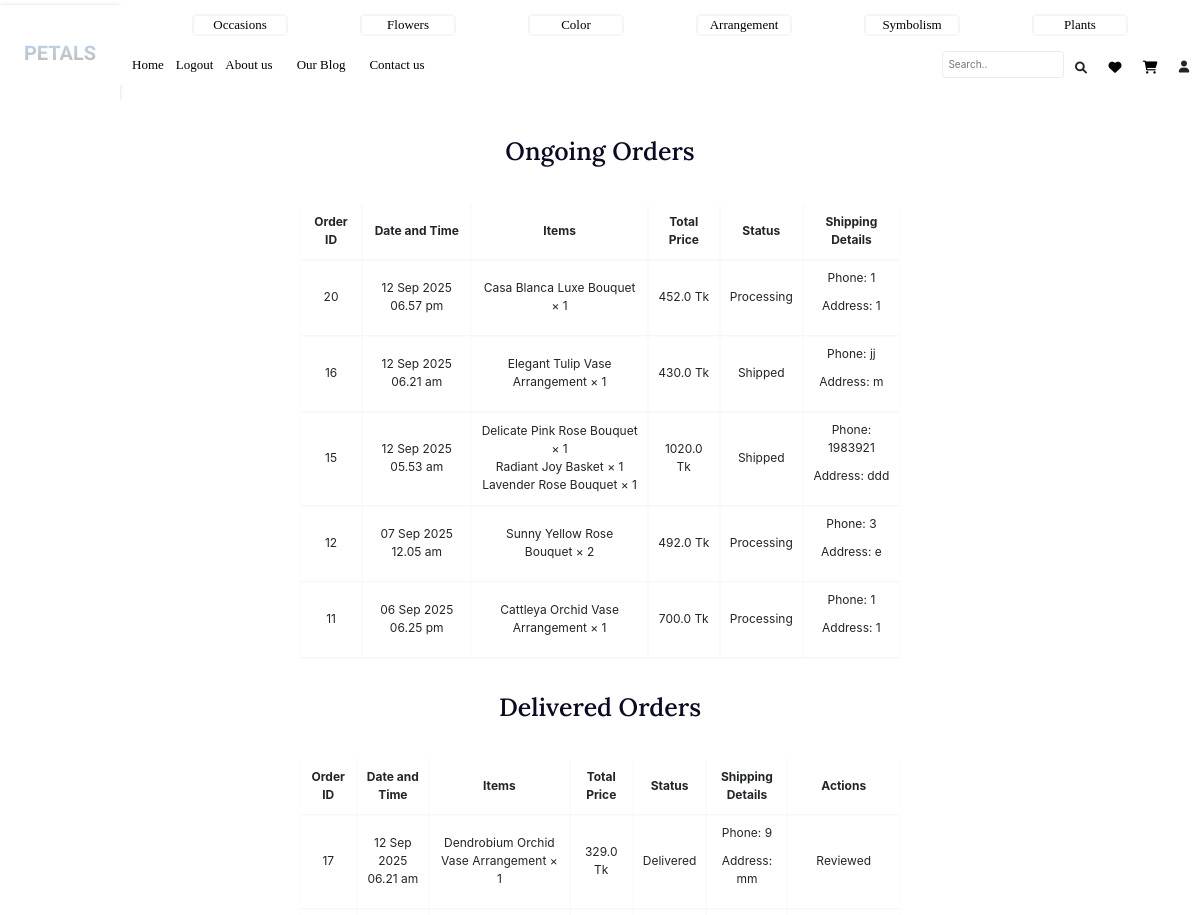
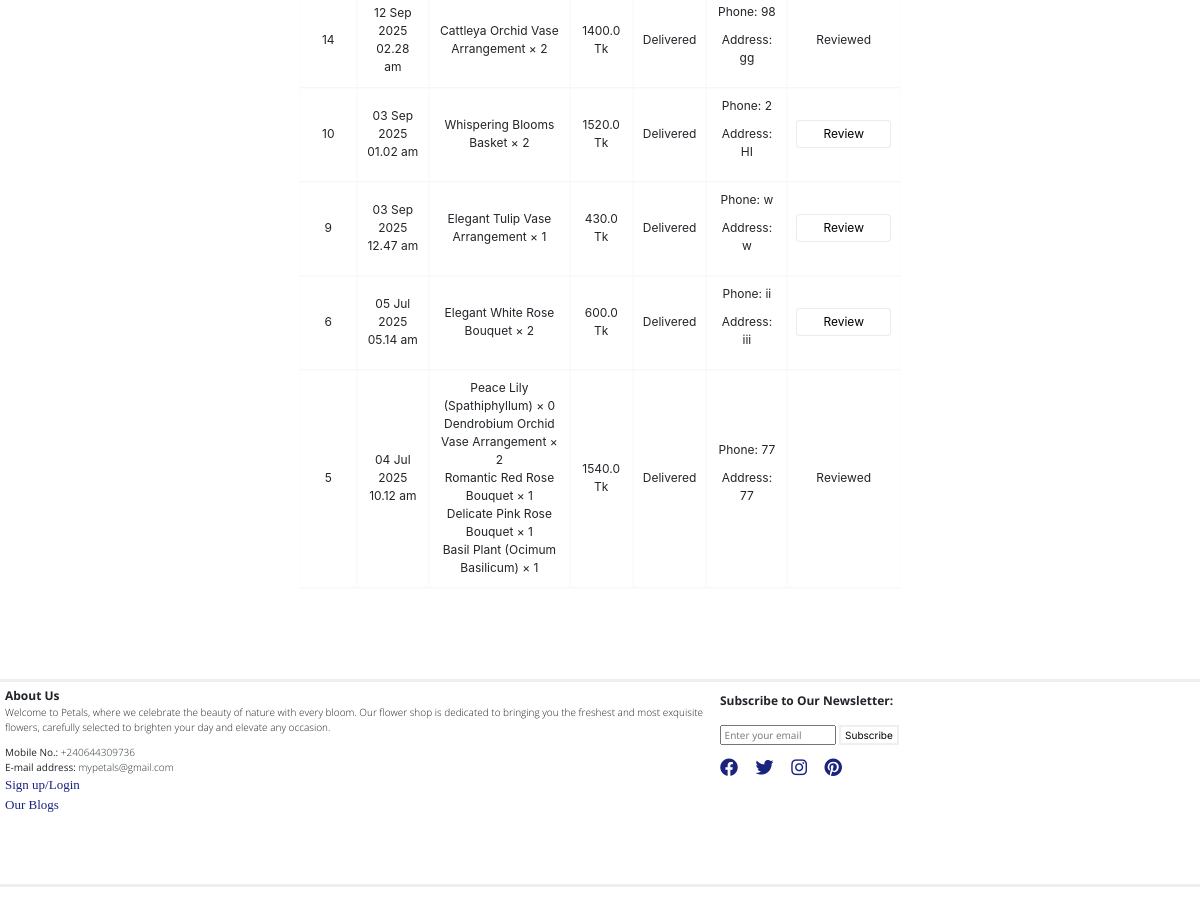
The page /profile (signed in) on the database its author committed (2 pictures, top to bottom).
### app/models.py (models this page shows, shortened)
class Order(db.Model):
    id = db.Column(db.Integer, primary_key=True)
    user_id = db.Column(db.Integer, db.ForeignKey('user.id'), nullable=False)
    phone = db.Column(db.String(20), nullable=False)
    address = db.Column(db.Text, nullable=False)
    status = db.Column(db.String(20), default='Processing')
    date_created = db.Column(db.DateTime, default=datetime.utcnow)
    user = db.relationship('User', backref='orders')
    items = db.relationship('OrderItem', backref='order', cascade='all, delete-orphan')

class OrderItem(db.Model):
    id = db.Column(db.Integer, primary_key=True)
    order_id = db.Column(db.Integer, db.ForeignKey('order.id'), nullable=False)
    flower_id = db.Column(db.Integer, db.ForeignKey('flower.id'), nullable=False)
    quantity = db.Column(db.Integer, nullable=False)
    price = db.Column(db.String(50), nullable=False)
    flower = db.relationship('Flower')

class Flower(db.Model):
    id = db.Column(db.Integer, primary_key=True)
    name = db.Column(db.String(100), nullable=False)
    price = db.Column(db.String(50), nullable=False)
    category = db.Column(db.Text, nullable=True)
    details = db.Column(db.Text, nullable=True)
    image_url = db.Column(db.String(200), nullable=True)
    stock = db.Column(db.Integer, nullable=False, default=10)
    ratings = db.relationship('Rating', backref='flower', lazy=True)

### app/routes.py (the view)
@app.route('/profile')
@login_required
def profile():
    orders = Order.query.filter_by(user_id=current_user.id).order_by(Order.date_created.desc()).all()
    for order in orders:
        if order.status == 'Delivered':
            order.has_unreviewed = any(
                Rating.query.filter_by(user_id=current_user.id, flower_id=item.flower_id).first() is None
                for item in order.items
            )
        else:
            order.has_unreviewed = False
    return render_template('profile.html', orders=orders)

### app/routes.py (called while the page is built)
@login_manager.user_loader
def load_user(user_id):
    return User.query.get(int(user_id))

### app/templates/profile.html
{% extends 'base.html' %}
{% block main %}
<div class="cart">
    <p class="index-heading">Ongoing Orders</p>
    {% set ongoing_orders = orders | selectattr('status', 'in', ['Processing', 'Shipped']) | list %}
    {% if ongoing_orders %}
    <div class="cartt">
    <div class="cartitems">
        <table>
            <thead>
                <tr>
                    <th>Order ID</th>
                    <th>Date and Time</th>
                    <th>Items</th>
                    <th>Total Price</th>
                    <th>Status</th>
                    <th>Shipping Details</th>
                </tr>
            </thead>
            <tbody>
                {% for order in ongoing_orders %}
                {% set total_price = namespace(sum=0) %}
                <tr>
                    <td>{{ order.id }}</td>
                    <td>{{ order.date_created.strftime('%#d %b %Y %I.%M %p').replace('AM', 'am').replace('PM', 'pm') }}</td>
                    <td>
                        {% for item in order.items %}
                            {% set item_total = (item.price | float) * item.quantity %}
                            {% set total_price.sum = total_price.sum + item_total %}
                            {{ item.flower.name }} × {{ item.quantity }}<br>
                        {% endfor %}
                    </td>
                    <td>{{ total_price.sum }} Tk</td>
                    <td>{{ order.status }}</td>
                    <td>
                        <p>Phone: {{ order.phone }}</p>
                        <p>Address: {{ order.address }}</p>
                    </td>
                </tr>
                {% endfor %}
            </tbody>
        </table>
    </div>
    </div>
    {% else %}
    <p class="ongoingwow">You have no ongoing orders.</p>
    {% endif %}
    <p class="index-heading">Delivered Orders</p>
    {% set delivered_orders = orders | selectattr('status', 'equalto', 'Delivered') | list %}
    {% if delivered_orders %}
    <div class="cartt">
    <div class="cartitems">
        <table>
            <thead>
                <tr>
                    <th>Order ID</th>
                    <th>Date and Time</th>
                    <th>Items</th>
                    <th>Total Price</th>
                    <th>Status</th>
                    <th>Shipping Details</th>
                    <th>Actions</th>
                </tr>
            </thead>
            <tbody>
                {% for order in delivered_orders %}
                {% set total_price = namespace(sum=0) %}
                <tr>
                    <td>{{ order.id }}</td>
                    <td>{{ order.date_created.strftime('%#d %b %Y %I.%M %p').replace('AM', 'am').replace('PM', 'pm') }}</td>
                    <td>
                        {% for item in order.items %}
                            {% set item_total = (item.price | float) * item.quantity %}
                            {% set total_price.sum = total_price.sum + item_total %}
                            {{ item.flower.name }} × {{ item.quantity }}<br>
                        {% endfor %}
                    </td>
                    <td>{{ total_price.sum }} Tk</td>
                    <td>{{ order.status }}</td>
                    <td>
                        <p>Phone: {{ order.phone }}</p>
                        <p>Address: {{ order.address }}</p>
                    </td>
                    <td>
                        {% if order.has_unreviewed %}
                       <button class="lastrdiker_buttonsgula1"
        onclick="window.location.href='{{ url_for('review_order', order_id=order.id) }}'">
    Review
</button>
                        {% else %}
                            Reviewed
                        {% endif %}
                    </td>
                </tr>
                {% endfor %}
            </tbody>
        </table>
    </div>
    </div>
    {% else %}
    <p>You have no delivered orders yet.</p>
    {% endif %}
</div>
{% endblock %}

### app/static/css/nav.css (style rules this page uses)
* { margin: 0; padding: 0; }
:root { font-size: 10px; }
.specific button { background-color: transparent; border: 1px transparent; font-size: 1.2rem; }

### app/static/css/main.css (style rules this page uses)
:root { font-size: 10px; }
body { margin: 0; padding: 0; display: flex; flex-direction: column; justify-content: center; align-items: center; background-color: white!important; }
.indexheading , .index-heading { font-family: Arial; font-size: 2.5rem; color:#0A0A23; font-family: "Lora", serif; font-optical-sizing: auto; font-weight:550; font-style: normal; margin-top: 4vh; margin-bottom: 4vh; text-align: center; }
.cart { min-height: 60vh; width: 100%; background-color: white; text-align: center; margin-bottom: 11vh; }
.cart table { width: 50%; font-size: 1.2rem; }
th, td { box-shadow: rgba(0, 0, 0, 0.05) 0px 1px 2px 0px; padding: 1rem; text-align: center; }
.cart button { background-color: white; color: black; box-shadow: rgba(0, 0, 0, 0.08) 0px 0px 0px 1px; border: 0.2rem solid white; }
.cartitems { width: 100%; height: auto; align-items: center; justify-content: center; display: flex; }
.cartt { display: flex; flex-direction: column; position: relative; justify-content: space-between; align-items: flex-start; flex-wrap: wrap; }
.lastrdiker_buttonsgula1 { background-color: white; border: none; padding-top: 0.2rem; padding-bottom: 0.2rem; padding-left: 2.4rem; padding-right: 2.4rem; border-radius: 0.3rem; box-shadow: rgba(0, 0, 0, 0.16) 0px 0px 4px; transition: background-color 0.3s, box-shadow 0.3s; }

### app/static/css/carousels.css (style rules this page uses)
.index-heading { height: auto; width: 100vw; }

### rows shown on the page
Order: id "20", date_created "12 Sep 2025 06.57 pm", sum "452.0", status "Processing", phone "1", address "1"
OrderItem: flower.name "Casa Blanca Luxe Bouquet", quantity "1"
Order: id "16", date_created "12 Sep 2025 06.21 am", sum "430.0", status "Shipped", phone "jj", address "m"
OrderItem: flower.name "Elegant Tulip Vase Arrangement", quantity "1"
Order: id "15", date_created "12 Sep 2025 05.53 am", sum "1020.0", status "Shipped", phone "1983921", address "ddd"
OrderItem: flower.name "Delicate Pink Rose Bouquet", quantity "1"
OrderItem: flower.name "Radiant Joy Basket", quantity "1"
OrderItem: flower.name "Lavender Rose Bouquet", quantity "1"
Order: id "12", date_created "07 Sep 2025 12.05 am", sum "492.0", status "Processing", phone "3", address "e"
OrderItem: flower.name "Sunny Yellow Rose Bouquet", quantity "2"
Order: id "11", date_created "06 Sep 2025 06.25 pm", sum "700.0", status "Processing", phone "1", address "1"
OrderItem: flower.name "Cattleya Orchid Vase Arrangement", quantity "1"
Order: id "17", date_created "12 Sep 2025 06.21 am", sum "329.0", status "Delivered", phone "9", address "mm", shows "Reviewed"
OrderItem: flower.name "Dendrobium Orchid Vase Arrangement", quantity "1"
Order: id "14", date_created "12 Sep 2025 02.28 am", sum "1400.0", status "Delivered", phone "98", address "gg", shows "Reviewed"
OrderItem: flower.name "Cattleya Orchid Vase Arrangement", quantity "2"
Order: id "10", date_created "03 Sep 2025 01.02 am", sum "1520.0", status "Delivered", phone "2", address "HI"
OrderItem: flower.name "Whispering Blooms Basket", quantity "2"
Order: id "9", date_created "03 Sep 2025 12.47 am", sum "430.0", status "Delivered", phone "w", address "w"
OrderItem: flower.name "Elegant Tulip Vase Arrangement", quantity "1"
Order: id "6", date_created "05 Jul 2025 05.14 am", sum "600.0", status "Delivered", phone "ii", address "iii"
OrderItem: flower.name "Elegant White Rose Bouquet", quantity "2"
Order: id "5", date_created "04 Jul 2025 10.12 am", sum "1540.0", status "Delivered", phone "77", address "77", shows "Reviewed"
OrderItem: flower.name "Peace Lily (Spathiphyllum)", quantity "0"
OrderItem: flower.name "Dendrobium Orchid Vase Arrangement", quantity "2"
OrderItem: flower.name "Romantic Red Rose Bouquet", quantity "1"
OrderItem: flower.name "Delicate Pink Rose Bouquet", quantity "1"
OrderItem: flower.name "Basil Plant (Ocimum Basilicum)", quantity "1"
